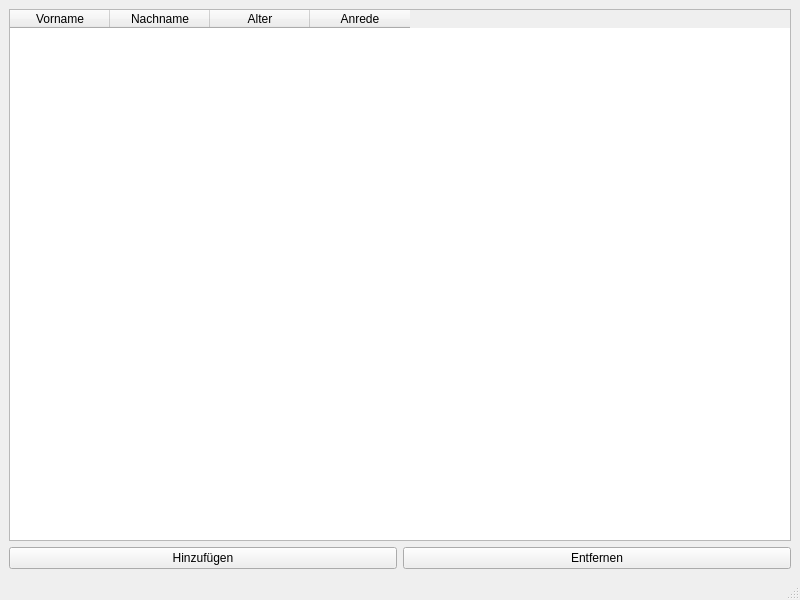
<?xml version="1.0" encoding="UTF-8"?>
<ui version="4.0">
 <class>MainWindow</class>
 <widget class="QMainWindow" name="MainWindow">
  <property name="geometry">
   <rect>
    <x>0</x>
    <y>0</y>
    <width>800</width>
    <height>600</height>
   </rect>
  </property>
  <property name="windowTitle">
   <string>MainWindow</string>
  </property>
  <widget class="QWidget" name="centralwidget">
   <layout class="QGridLayout" name="gridLayout">
    <item row="0" column="0">
     <layout class="QVBoxLayout" name="verticalLayout">
      <item>
       <widget class="QTableWidget" name="tableWidget">
        <property name="editTriggers">
         <set>QAbstractItemView::NoEditTriggers</set>
        </property>
        <property name="selectionMode">
         <enum>QAbstractItemView::SingleSelection</enum>
        </property>
        <property name="selectionBehavior">
         <enum>QAbstractItemView::SelectRows</enum>
        </property>
        <property name="showGrid">
         <bool>false</bool>
        </property>
        <attribute name="verticalHeaderVisible">
         <bool>false</bool>
        </attribute>
        <column>
         <property name="text">
          <string>Vorname</string>
         </property>
        </column>
        <column>
         <property name="text">
          <string>Nachname</string>
         </property>
        </column>
        <column>
         <property name="text">
          <string>Alter</string>
         </property>
        </column>
        <column>
         <property name="text">
          <string>Anrede</string>
         </property>
        </column>
       </widget>
      </item>
      <item>
       <layout class="QHBoxLayout" name="horizontalLayout">
        <item>
         <widget class="QPushButton" name="pushButton">
          <property name="text">
           <string>Hinzufügen</string>
          </property>
         </widget>
        </item>
        <item>
         <widget class="QPushButton" name="pushButton_2">
          <property name="text">
           <string>Entfernen</string>
          </property>
         </widget>
        </item>
       </layout>
      </item>
     </layout>
    </item>
   </layout>
  </widget>
  <widget class="QMenuBar" name="menubar">
   <property name="geometry">
    <rect>
     <x>0</x>
     <y>0</y>
     <width>800</width>
     <height>24</height>
    </rect>
   </property>
  </widget>
  <widget class="QStatusBar" name="statusbar"/>
 </widget>
 <resources/>
 <connections/>
</ui>
